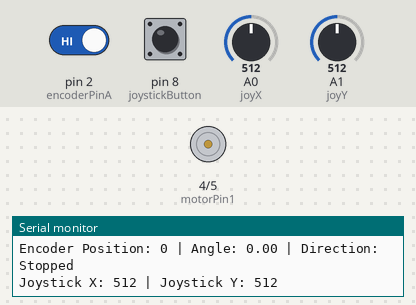
A sketch run on a simulated Arduino Uno, built with avr-gcc and run on an emulated ATmega328P. Shown: motor-driver pin pairs drawn as motors (green arrow = first pin HIGH = forward, orange = second pin HIGH = backward, longer = more drive, scaled by the enable pin), the last lines printed to the serial monitor. The test bench sets the inputs (shaded band); at power-on: A0 (joyX) = 512, pin 8 (joystickButton) HIGH, pin 2 (encoderPinA) HIGH, A1 (joyY) = 512.

Above: at 1.3 s.
1.4 s: A0 (joyX) set to 716
At 2.2 s:
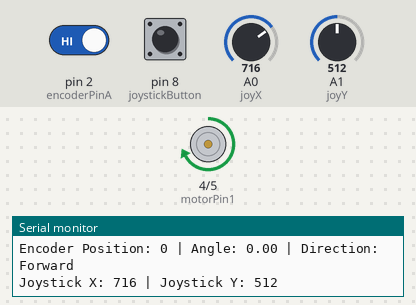
3.1 s: A0 (joyX) set to 511
At 3.9 s:
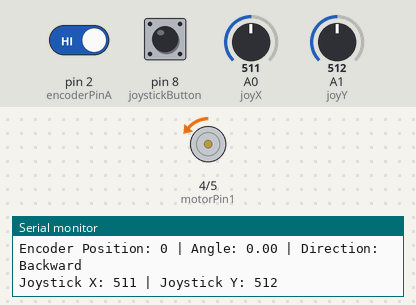
4.6 s: A0 (joyX) set to 306
At 5.8 s:
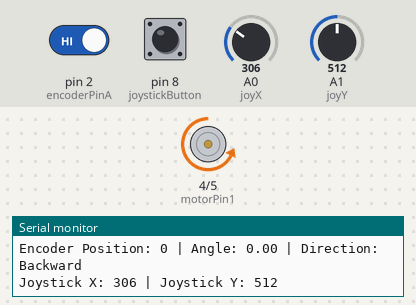
6.2 s: A0 (joyX) set to 522
At 7.5 s:
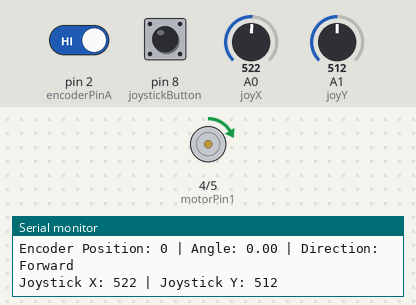
7.8 s: pin 8 (joystickButton) pulled LOW for 3.2 s
At 9.7 s:
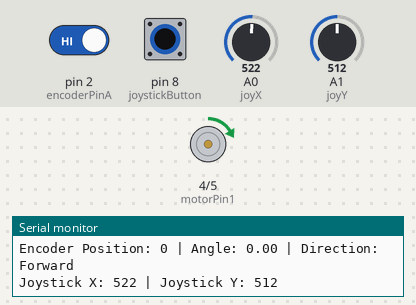
12.5 s: pin 8 (joystickButton) pulled LOW for 0.65 s
At 14.3 s:
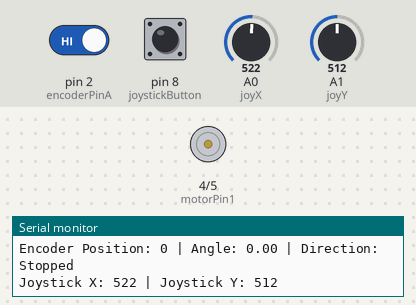
Timing chart, 0 to 15.6 s (numbered marks = the images above; inputs shaded):
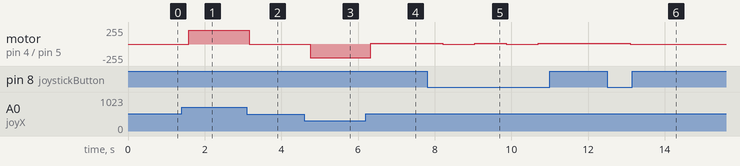

Measured:
- after the input at 1.4 s, motor on pin 4 (motorPin1) / pin 5 (motorPin2): stopped → forward 204/255 after 0.18 s
- after the input at 3.1 s, motor on pin 4 (motorPin1) / pin 5 (motorPin2): forward 204/255 → backward 1/255 after 0.06 s
- after the input at 4.6 s, motor on pin 4 (motorPin1) / pin 5 (motorPin2): backward 1/255 → backward 206/255 after 0.15 s
- after the input at 6.2 s, motor on pin 4 (motorPin1) / pin 5 (motorPin2): backward 206/255 → forward 10/255 after 0.13 s
- after the input at 7.8 s, motor on pin 4 (motorPin1) / pin 5 (motorPin2): alternates forward 10/255 for 0.83 s and stopped for 0.83 s, 4 changes in all, then stays forward 10/255, starting after 0.42 s
- after the input at 12.5 s, motor on pin 4 (motorPin1) / pin 5 (motorPin2): forward 10/255 → stopped after 0.61 s

The sketch:

task2_DC_motor.ino
```cpp
// motor driver pins
int motorPin1 = 4;  // motor driver IN1 pin connected to D4
int motorPin2 = 5;  // motor driver IN2 pin connected to D5
int enablePin = 9;  // motor driver Enable pin connected to D9

// encoder pins
int encoderPinA = 2;  // encoder A 'c1' connected to pin 2
int encoderPinB = 3;  // encoder B 'c2' connected to pin 3

// joystick pins
int joyX = A0;  // joystick X-axis connected to A0
int joyY = A1;  // joystick Y-axis connected to A1 (optional, only worked on X-axis)
int joystickButton = 8;  // joystick switch (SW) connected to pin 8 (optional)

volatile int encoderPos = 0;
int lastEncoded = 0;
bool motorRunning = true;  // to track motor state (running or stopped)
int lastEncoderPos = 0;    // to track the last encoder position to determine direction
String motorDirection = "Stopped";  // to track motor direction

// Pulses per Revolution 'PPR'
#define ENCODER_PPR 360  // 360 pulses per revolution

// pin's setup
void setup() {
  pinMode(motorPin1, OUTPUT);
  pinMode(motorPin2, OUTPUT);
  pinMode(enablePin, OUTPUT);  // set ENABLE pin --> output

  // set encoder pins 'A, B' --> input
  pinMode(encoderPinA, INPUT);
  pinMode(encoderPinB, INPUT);

  // set joystick button pin --> input
  pinMode(joystickButton, INPUT_PULLUP);  // Use internal pull-up resistor

  // interrupts for encoder reading
  attachInterrupt(digitalPinToInterrupt(encoderPinA), updateEncoder, CHANGE);

  // start serial communication
  Serial.begin(9600);

  // enable motor driver (enable pin => HIGH)
  digitalWrite(enablePin, HIGH);
}

void loop() {
  // read joystick X and Y values
  int joystickX = analogRead(joyX);  //  X-axis value (for speed and direction)
  int joystickY = analogRead(joyY);  //  Y-axis value (optional, didn't use it)

  // check if the joystick button is pressed (SW pin)
  if (digitalRead(joystickButton) == LOW) {  // button pressed (pressed => LOW)
    motorRunning = !motorRunning;  // toggle motor state (start/stop)
    delay(300);  // to avoid multiple toggles
  }

  // ff motor is running --> control the motor
  if (motorRunning) {
    // calculate motor speed: absolute value of joystick X minus 512
    int motorSpeed = abs(joystickX - 512);  // get the absolute joystick value and subtract 512

    // control motor direction and speed based on joystick X-axis value
    if (joystickX > 512) {  // move forward (clockwise)
      digitalWrite(motorPin1, HIGH);  // IN1 HIGH
      digitalWrite(motorPin2, LOW);   // IN2 LOW
      analogWrite(enablePin, motorSpeed);  // adjust speed using PWM on enable pin
      motorDirection = "Forward";  // update motor direction for serial print
    } else if (joystickX < 512) {  // move backward (counterclockwise)
      digitalWrite(motorPin1, LOW);   // IN1 LOW
      digitalWrite(motorPin2, HIGH);  // IN2 HIGH
      analogWrite(enablePin, motorSpeed);  // adjust speed using PWM on enable pin
      motorDirection = "Backward";  // update motor direction for serial print
    } else {  // stop motor if joystick is centered (joystickX == 512)
      digitalWrite(motorPin1, LOW);   // IN1 LOW
      digitalWrite(motorPin2, LOW);   // IN2 LOW
      analogWrite(enablePin, 0);  // stop motor by setting enable pin PWM to 0
      motorDirection = "Stopped";  // update motor direction for serial print
    }
  } else {
    // if motor is stopped, ensure it's fully stopped
    digitalWrite(motorPin1, LOW);  // IN1 LOW
    digitalWrite(motorPin2, LOW);  // IN2 LOW
    analogWrite(enablePin, 0);     // stop motor by disabling the enable pin
    motorDirection = "Stopped";  // update motor direction for serial print
  }
  // serial print
  // print encoder position, angle, direction, and joystick data to the serial monitor
  // position
  Serial.print("Encoder Position: ");
  Serial.print(encoderPos);

  // calculate the angle of rotation (in degrees) based on encoder position
  // angle
  float angle = (float(encoderPos) / ENCODER_PPR) * 360.0;
  Serial.print(" | Angle: ");
  Serial.print(angle, 2);

  // direction
  Serial.print(" | Direction: ");
  Serial.println(motorDirection);

  // joystick
  Serial.print("Joystick X: ");
  Serial.print(joystickX);
  Serial.print(" | Joystick Y: ");
  Serial.println(joystickY);

  delay(500);  // to make the serial output readable and prevent flooding
}

// function to update encoder position and direction
void updateEncoder() {
  int MSB = digitalRead(encoderPinA); // Most-Significant-Bit
  int LSB = digitalRead(encoderPinB); // Least-Significant-Bit

  int encoded = (MSB << 1) | LSB;  // combine the bits
  int sum = (lastEncoded << 2) | encoded;  // combine the previous and current state

  // update encoder position based on changes
  if (sum == 0b01 || sum == 0b10) {
    encoderPos++;  // clockwise rotation
    motorDirection = "Forward";  // update motor direction
  }
  if (sum == 0b11 || sum == 0b00) {
    encoderPos--;  // counter-clockwise rotation
    motorDirection = "Backward";  // update motor direction
  }

  lastEncoded = encoded;  // then store the current encoder state
}
```
